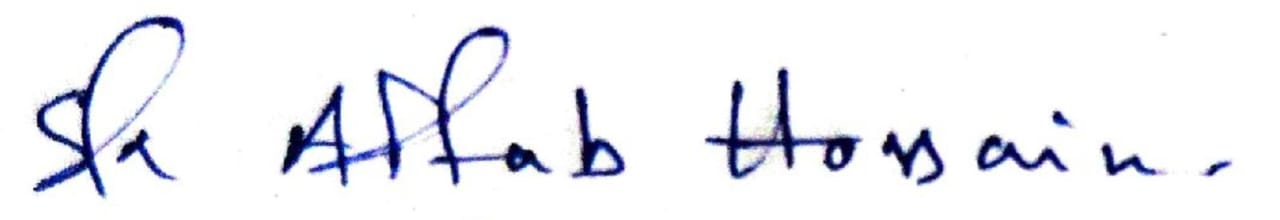
#> input picture Aftab/WhatsApp Image 2026-03-08 at 1.07.45 AM (1).jpeg, 1280 x 220 px
$ python -i preprocessing.py   (imports and definitions only)   (Python 2 division)
#> lines starting #> are read from the running program, lines starting #| are printed output that depends on the picture
"""
Signature Preprocessing Pipeline
---------------------------------
Steps:
1. Load image
2. Convert to grayscale
3. Gaussian blur (noise removal)
4. Adaptive thresholding (binarization)
5. Morphological operations (clean up)
6. Invert if needed (signature = white on black → black on white)
7. Crop to signature bounding box
8. Resize to standard size (150x150)
9. Normalize pixel values (0-1)
"""

import cv2
import numpy as np


# Standard size for all processed signatures
STANDARD_SIZE = (150, 150)


def load_image(image_path):
    """Load image from file path."""
    img = cv2.imread(image_path)
    if img is None:
        raise ValueError(f"Could not load image: {image_path}")
    return img


# [14 lines left out: functions load_image_from_bytes, to_grayscale, not called in this run]


def remove_noise(gray_img):
    """Step 2: Apply Gaussian blur to remove noise."""
    return cv2.GaussianBlur(gray_img, (5, 5), 0)


# [73 lines left out: functions binarize, morphological_cleanup, crop_to_signature, resize_signature, not called in this run]


def normalize(img):
    """Step 7: Normalize pixel values to 0-1 range."""
    return img.astype(np.float32) / 255.0


# [5 lines left out: function thin_signature, not called in this run]


def preprocess_signature(image_input, from_bytes=False):
    """
    Full preprocessing pipeline.

    Args:
        image_input: file path (str) or bytes
        from_bytes: True if image_input is bytes

    Returns:
        processed: normalized numpy array (150x150), values 0-1
        binary: binary image before normalization (for feature extraction)
    """
    # Load
    if from_bytes:
        img = load_image_from_bytes(image_input)
    else:
        img = load_image(image_input)

    # Pipeline
    gray = to_grayscale(img)
    blurred = remove_noise(gray)
    binary = binarize(blurred)
    cleaned = morphological_cleanup(binary)
    cropped = crop_to_signature(cleaned)
    resized = resize_signature(cropped)
    normalized = normalize(resized)

    return normalized, resized

>>> import cv2
>>> picture = cv2.imread('Aftab/WhatsApp Image 2026-03-08 at 1.07.45 AM (1).jpeg', cv2.IMREAD_GRAYSCALE)
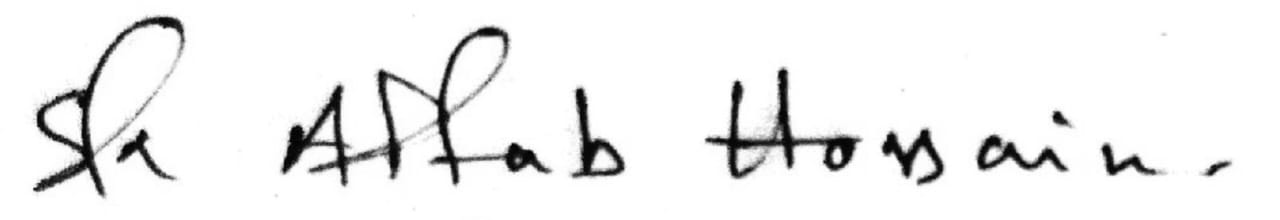
#> picture: shape (220, 1280); min 0, max 255, mean 239
>>> result = preprocess_signature(picture)
#> (the run stopped early here; a loop or call above may not have finished)

$ run again, on Aftab/WhatsApp Image 2026-03-08 at 1.07.45 AM (2).jpeg
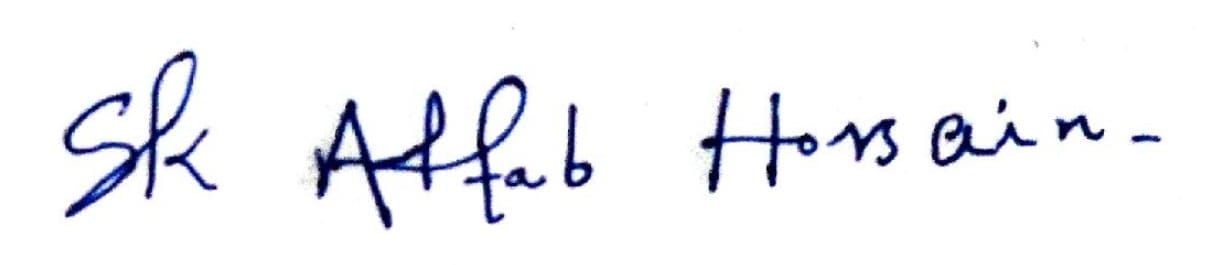
#> input picture Aftab/WhatsApp Image 2026-03-08 at 1.07.45 AM (2).jpeg, 1206 x 265 px
#> `picture = cv2.imread('Aftab/WhatsApp Image 2026-03-08 at 1.07.45 AM (1..`:
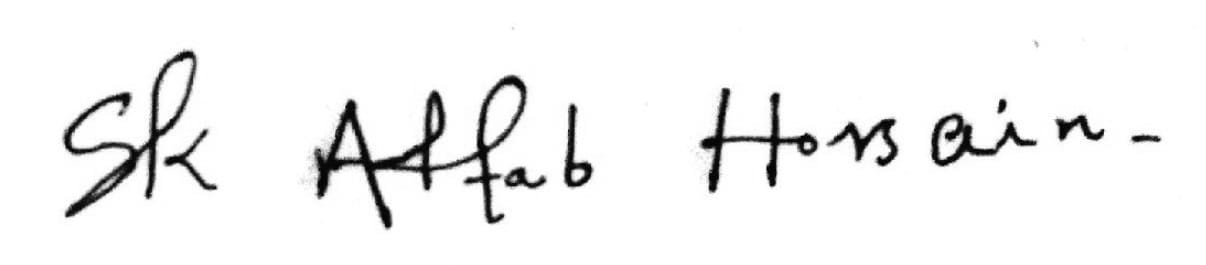
#> picture: shape (265, 1206); min 0, max 255, mean 241.5

$ run again, on Aftab/1.jpeg
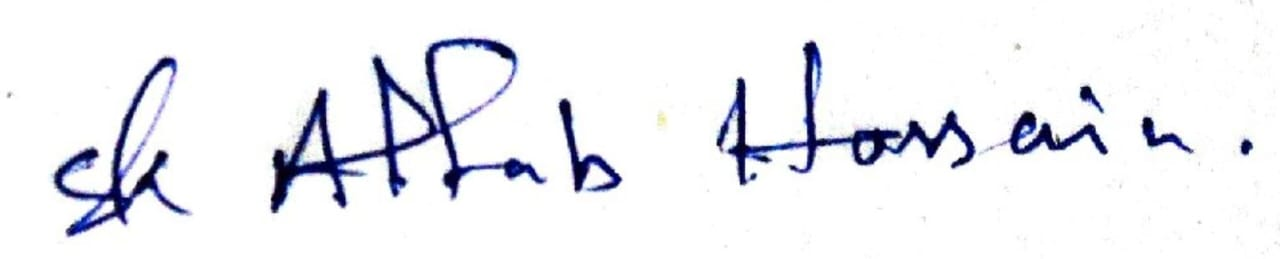
#> input picture Aftab/1.jpeg, 1280 x 259 px
#> `picture = cv2.imread('Aftab/WhatsApp Image 2026-03-08 at 1.07.45 AM (1..`:
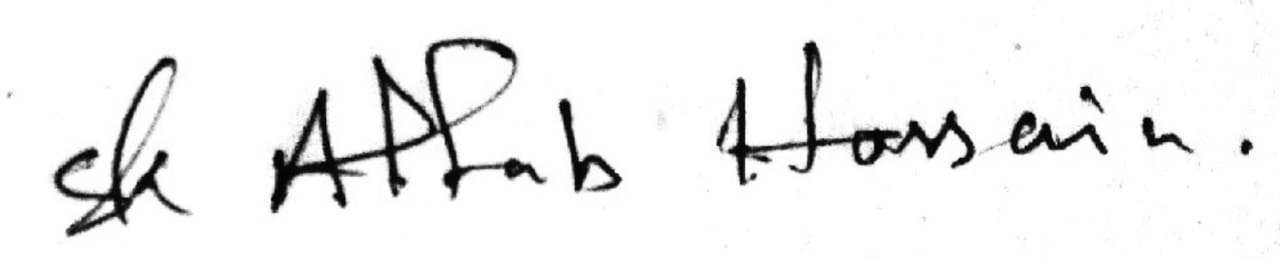
#> picture: shape (259, 1280); min 0, max 255, mean 238.5
